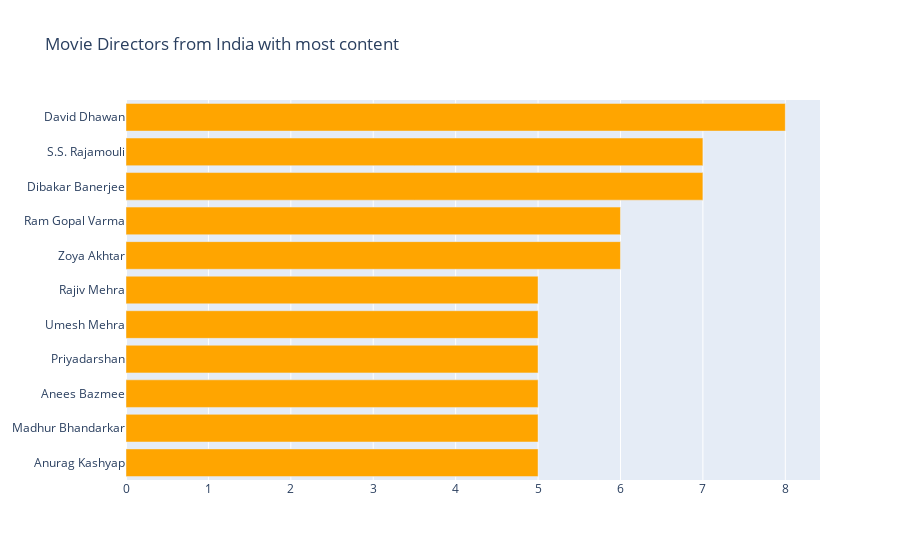

Write notebook code for a chart like this one.
### Code cell
small = df[df["type"] == "Movie"]
small = small[small["country"] == "India"]

col = "director"
categories = ", ".join(small[col].fillna("")).split(", ")
counter_list = Counter(categories).most_common(12)
counter_list = [_ for _ in counter_list if _[0] != ""]
labels = [_[0] for _ in counter_list][::-1]
values = [_[1] for _ in counter_list][::-1]
trace1 = go.Bar(y=labels, x=values, orientation="h", name="TV Shows", marker=dict(color="orange"))

data = [trace1]
layout = go.Layout(title="Movie Directors from India with most content", legend=dict(x=0.1, y=1.1, orientation="h"))
fig = go.Figure(data, layout=layout)
fig.show()

### Figure 1 — Plotly figure (JSON) as saved in the notebook; plotly's stock layout.template omitted (floating-point values rounded to 4 significant figures)
{"data": [{"marker": {"color": "orange"}, "name": "TV Shows", "orientation": "h", "type": "bar", "x": [5, 5, 5, 5, 5, 5, 6, 6, 7, 7, 8], "y": ["Anurag Kashyap", "Madhur Bhandarkar", "Anees Bazmee", "Priyadarshan", "Umesh Mehra", "Rajiv Mehra", "Zoya Akhtar", "Ram Gopal Varma", "Dibakar Banerjee", "S.S. Rajamouli", "David Dhawan"]}], "layout": {"legend": {"orientation": "h", "x": 0.1, "y": 1.1}, "title": {"text": "Movie Directors from India with most content"}}}
